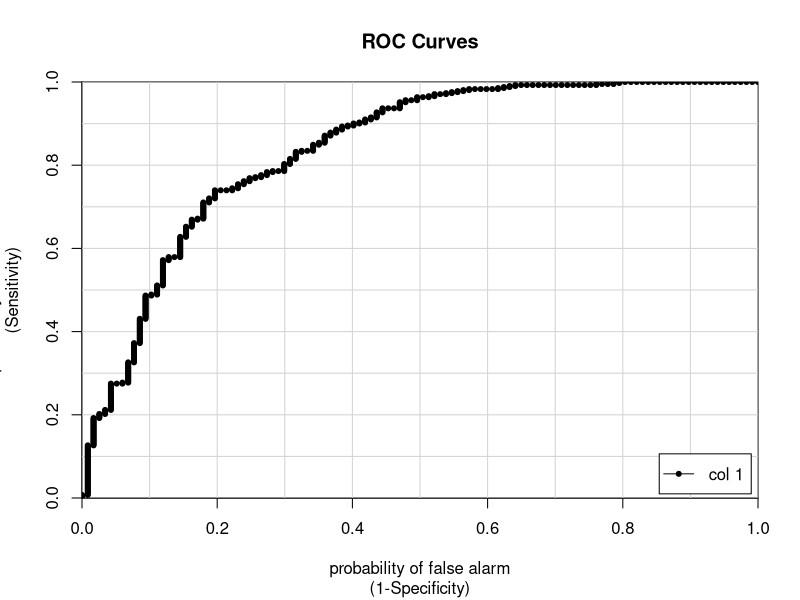

Recreate this plot in R. (Note: this script raises an error after producing the figure.)
library(AER)

data("CreditCard")
dim(CreditCard)

CreditCard$class <- CreditCard$card
CreditCard <- subset(CreditCard,select=-c(card,expenditure,share))

set.seed(123)
library(caret)

rows <- sample(nrow(CreditCard))
CreditCard <- CreditCard[rows,]
split <- round(nrow(CreditCard)*.60)
train <- CreditCard[1:split,]
test <- CreditCard[(split+1):nrow(CreditCard),]

dim(train)
dim(test)


####GLM method
glmModel <- glm(class~ . , data=train, family=binomial)

pred.glmModel <- predict(glmModel, newdata=test, type="response")

library(caTools)

roc.glmModel <-colAUC(pred.glmModel,test$class,plotROC = TRUE)

####glm boost
fitControl <- trainControl(method = "repeatedcv",
                           number = 5,
                           repeats = 10,
                           ## Estimate class probabilities
                           classProbs = TRUE,
                           ## Evaluate performance using 
                           ## the following function
                           summaryFunction = twoClassSummary)

set.seed(2014)

glmBoostModel <- train(class ~ ., data=train, method = "glmboost", metric="ROC", trControl = fitControl,
                       tuneLength=5, center=TRUE, family=Binomial(link = c("logit")))

pred.glmBoostModel <- as.vector(predict(glmBoostModel, newdata=test, type="prob")[,"yes"])


roc.glmBoostModel <-colAUC(pred.glmBoostModel,test$class,plotROC = TRUE)


##CART
set.seed(2014)

cartModel <- train(class ~ ., data=train, method = "rpart", metric="ROC",
                   trControl = fitControl, tuneLength=5)

pred.cartModel <- as.vector(predict(cartModel, 
                                    newdata=test, type="prob")[,"yes"])

roc.cartModel <-colAUC(pred.cartModel,test$class,plotROC = TRUE)


##condition inference model 
set.seed(2014)

partyModel <- train(class ~ ., data=train, method = "ctree", metric="ROC", 
                    trControl = fitControl, tuneLength=5)

pred.partyModel <- as.vector(predict(partyModel, newdata=test, type="prob")[,"yes"])

roc.partyModel <-colAUC(pred.partyModel,test$class,plotROC = TRUE)

###Elastic Net

set.seed(2014)

eNetModel <- train(class ~ ., data=train, method = "glmnet", metric="ROC", 
                   trControl = fitControl, family="binomial", tuneLength=5)

pred.eNetModel <- as.vector(predict(eNetModel, newdata=test, type="prob")[,"yes"])

roc.eNetModel <-colAUC(pred.eNetModel,test$class,plotROC = TRUE)


#Earth

set.seed(2014)



pred.earthModel <- as.vector(predict(earthModel, newdata=test, type="prob")[,"yes"])

roc.earthModel <-colAUC(pred.earthModel,test$class,plotROC = TRUE)

##Boosted trees

set.seed(2014)

gbmModel <- train(class ~ ., data=train, method = "gbm", metric="ROC",
                  trControl = fitControl, verbose=FALSE, tuneLength=5)

pred.gbmModel <- as.vector(predict(gbmModel, newdata=test, type="prob")[,"yes"])

roc.gbmModel <-colAUC(pred.gbmModel,test$class,plotROC = TRUE)


#Random forest

set.seed(2014)

rfModel <- train(class ~ ., data=train, method = "rf", metric="ROC", 
                 trControl = fitControl, verbose=FALSE, tuneLength=5)


pred.rfModel <- as.vector(predict(rfModel, newdata=test, type="prob")[,"yes"])

roc.rfModel <-colAUC(pred.rfModel,test$class,plotROC = TRUE)




test.auc <- data.frame(model=c("glm","glmboost","gbm","glmnet","earth","cart","ctree","rForest"),
                       summary=c(roc.glmModel, roc.glmBoostModel, roc.gbmModel, 
                             roc.eNetModel, roc.earthModel, roc.cartModel,
                             roc.partyModel, roc.rfModel))

test.auc <- test.auc[order(test.auc$summary, decreasing=TRUE),]

test.auc$model <- factor(test.auc$model, levels=test.auc$model)

test.auc

library(ggplot2)
theme_set(theme_gray(base_size = 18))
ggplot(test.auc,aes(x=model, y=summary))+ 
         geom_bar(fill = "light blue", stat="identity")

plot(cartModel)
plot(glmModel)
plot(glmBoostModel)
plot(cartModel)
plot(partyModel)
plot(eNetModel)
plot(earthModel)
plot(gbmModel)
plot(rfModel)

summary(gbmModel)
